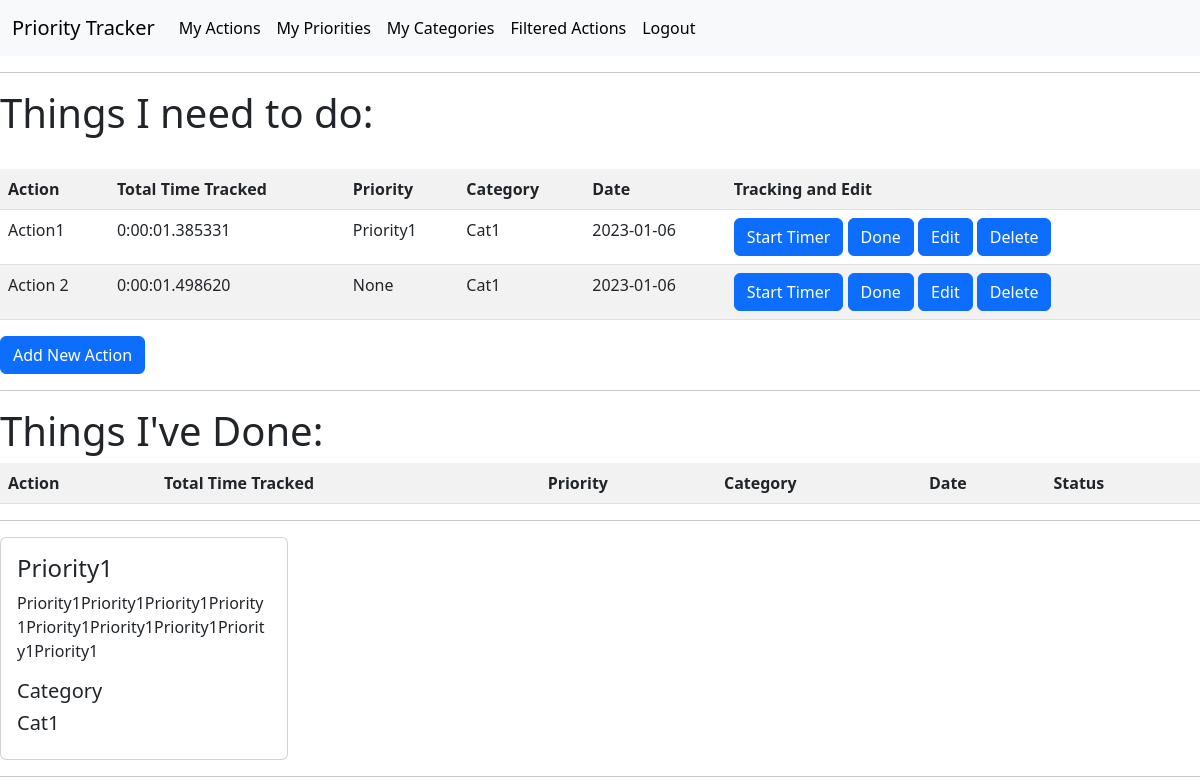
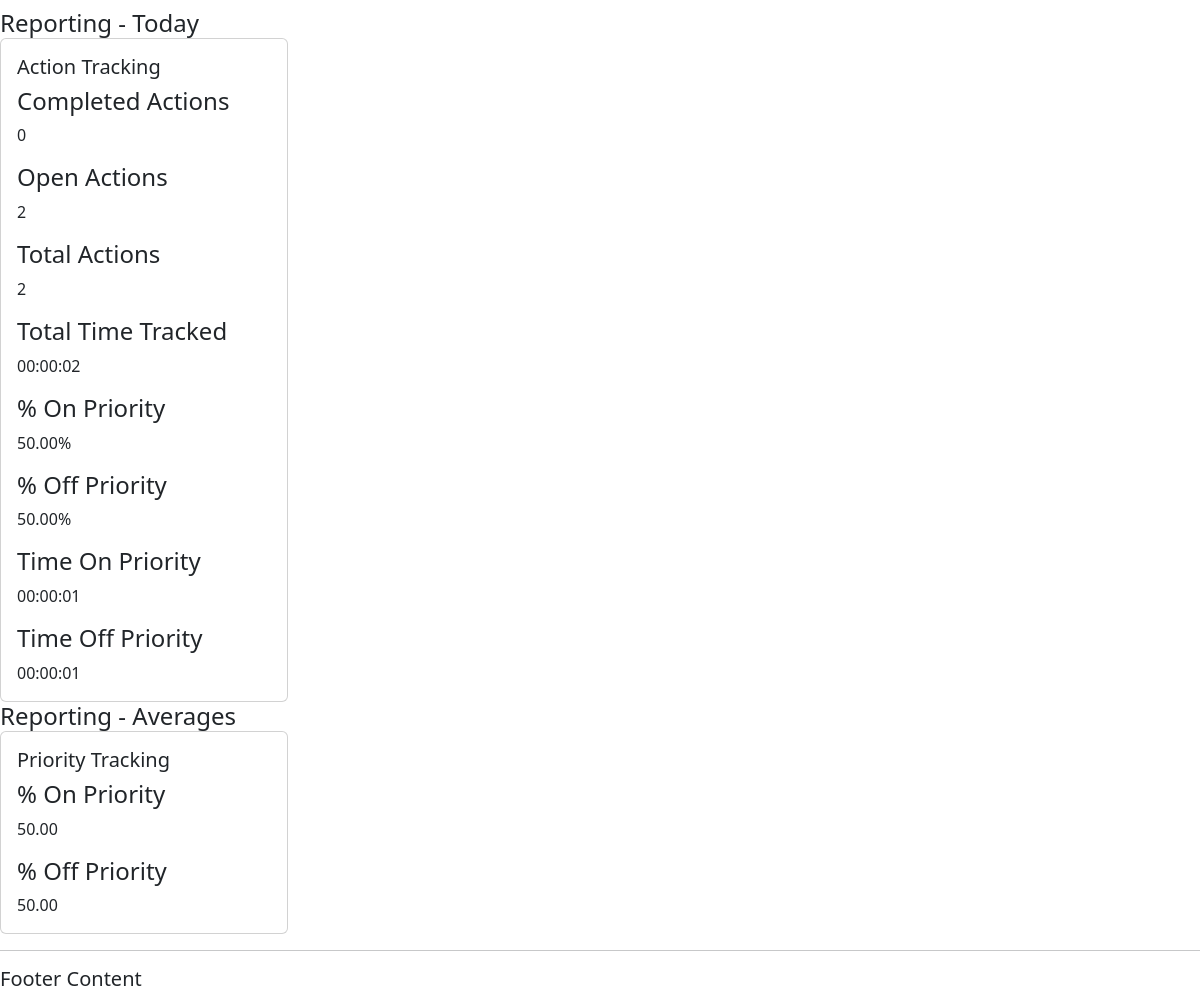
The page /actions/ (signed in) on the database its author committed (2 pictures, top to bottom).
### actions/models.py (models this page shows, shortened)
class Action(models.Model):
    title = models.CharField(max_length=50, null=False, blank=False)
    trackedTime = models.DurationField(null=True, blank=True)
    activeTrackedTime = models.DurationField(null=True, blank=True)
    trackedStart = models.DateTimeField(null=True, blank=True)
    trackedStop = models.DateTimeField(null=True, blank=True)
    doneStatus = models.BooleanField(null=False, blank=False, default=False)
    actionDate = models.DateField(auto_now_add=True)
    trackingStatus = models.BooleanField(null=False, blank=False, default=False)
    category = models.ForeignKey(
        Category, on_delete=models.CASCADE, null=True, blank=True)
    priority = models.ForeignKey(
        Priority, on_delete=models.CASCADE, null=True, blank=True)
    user = models.ForeignKey(
        settings.AUTH_USER_MODEL, on_delete=models.CASCADE, related_name="action", null=True)

class Priority(models.Model):
    title = models.CharField(max_length=50, null=False, blank=False)
    description = models.CharField(max_length=150)
    activeStatus = models.BooleanField(null=False, blank=False, default=True)
    category = models.ForeignKey(
        Category, on_delete=models.CASCADE, null=True, blank=True)
    user = models.ForeignKey(
        settings.AUTH_USER_MODEL, on_delete=models.CASCADE, related_name="priorities", null=True)
    def __str__(self):
        return str(self.title)

class Category(models.Model):
    title = models.CharField(max_length=50, null=False, blank=False)
    description = models.CharField(max_length=150)
    user = models.ForeignKey(
        settings.AUTH_USER_MODEL, on_delete=models.CASCADE, related_name="categories", null=True)
    def __str__(self):
        return str(self.title)

### actions/views.py (the view, shortened to what this page needs)
# urls.py: path('actions/', views.get_action_list, name='get_action_list'),
@login_required(login_url='login')
def get_action_list(request):
    query = date.today()
    completedActionsCount = completedActions(query)
    openActionsCount = openActions(query)
    totalActionsCount = totalActions(query)
    if totalActionsCount > 0:
        totalActionTime = trackedTime(query)
        totalSeconds = int(trackedSeconds(totalActionTime))
        convertedTrackedTime = trackedToday(totalSeconds)
        onPriorityCount = onPriorityActions(query)
        offPriorityCount = offPriorityActions(query)
        onPriorityTime = onPriorityTrackedTime(query)
        offPriorityTime = offPriorityTrackedTime(query)
        onPrioritySeconds = int(trackedSeconds(onPriorityTime))
        offPrioritySeconds = int(trackedSeconds(offPriorityTime))
        convertedOnPriorityTime = trackedToday(onPrioritySeconds)
        convertedOffPriorityTime = trackedToday(offPrioritySeconds)
        onPriorityPerc = onPriorityCalc(totalSeconds, onPrioritySeconds)
        offPriorityPerc = offPriorityCalc(totalSeconds, offPrioritySeconds)
        allTimeTracked = trackedTimeAll(query)
        allTimeSeconds = int(trackedSeconds(allTimeTracked))
        allTimeOnPriorityTracked = onPriorityTrackedAllTime(query)
        allTimeOffPriorityTracked = offPriorityTrackedAllTime(query)
        allTimeOnPrioritySeconds = int(trackedSeconds(allTimeOnPriorityTracked))
        allTimeOffPrioritySeconds = int(trackedSeconds(allTimeOffPriorityTracked))
        onPriorityPercAllTime = onPriorityCalc(allTimeSeconds, allTimeOnPrioritySeconds)
        offPriorityPercAllTime = offPriorityCalc(allTimeSeconds, allTimeOffPrioritySeconds)
    actions = Action.objects.all()
    filteredActions = Action.objects.filter(actionDate=query)
    priorities = Priority.objects.all()
    context = {
        "actions": actions,
        "query": query,
        "filteredActions": filteredActions,
        "priorities": priorities,
        "completedActionsCount": completedActionsCount,
        "openActionsCount": openActionsCount,
        "totalActionTime": totalActionTime,
        "totalActionsCount": totalActionsCount,
        "convertedTrackedTime": convertedTrackedTime,
        "onPriorityCount": onPriorityCount,
        "offPriorityCount": offPriorityCount,
        "onPriorityPerc": onPriorityPerc,
        "offPriorityPerc": offPriorityPerc,
        "onPriorityTime": onPriorityTime,
        "offPriorityTime": offPriorityTime,
        "onPrioritySeconds": onPrioritySeconds,
        "offPrioritySeconds": offPrioritySeconds,
        "convertedOnPriorityTime": convertedOnPriorityTime,
        "convertedOffPriorityTime": convertedOffPriorityTime,
        "allTimeTracked": allTimeTracked,
        "allTimeSeconds": allTimeSeconds,
        "allTimeOnPriorityTracked": allTimeOnPriorityTracked,
        "allTimeOffPriorityTracked": allTimeOffPriorityTracked,
        "onPriorityPercAllTime": onPriorityPercAllTime,
        "offPriorityPercAllTime": offPriorityPercAllTime
    }
    return render(request, 'actions/action_list.html', context)

### actions/views.py (called while the page is built)
def openActions(query):
    openActions = Action.objects.filter(doneStatus=False, actionDate=query).count()
    return openActions

def completedActions(query):
    completedActions = Action.objects.filter(doneStatus=True, actionDate=query).count()
    return completedActions

def totalActions(query):
    totalActions = Action.objects.filter(actionDate=query).count()
    return totalActions

def trackedTime(query):
    trackedTime = Action.objects.filter(actionDate=query).aggregate(Sum('trackedTime'))
    return trackedTime

def trackedSeconds(totalActionTime):
    time_dict = totalActionTime
    time = time_dict.get("trackedTime__sum")
    if time == None:
        trackedSeconds = 0
    else:
        trackedSeconds = totalActionTime['trackedTime__sum'].total_seconds()
    return trackedSeconds

def trackedToday(totalSeconds):
    seconds = totalSeconds
    minutes = seconds // 60
    hours = minutes // 60
    trackedToday = "%02d:%02d:%02d" % (hours, minutes % 60, seconds % 60)
    return trackedToday

def onPriorityActions(query):
    onPriorityActions = Action.objects.filter(actionDate=query).exclude(priority__isnull=True).count()
    return onPriorityActions

def offPriorityActions(query):
    offPriorityActions = Action.objects.filter(actionDate=query).exclude(priority__isnull=False).count()
    return offPriorityActions

def onPriorityCalc(totalSeconds, onPrioritySeconds):
    if totalSeconds == 0:
        onPriorityCalc = 0
    else:
        onPriorityCalc = (onPrioritySeconds * 100) / totalSeconds
    return onPriorityCalc

def offPriorityCalc(totalSeconds, offPrioritySeconds):
    if totalSeconds == 0:
        offPriorityCalc = 0
    else:
        offPriorityCalc = (offPrioritySeconds * 100) / totalSeconds
    return offPriorityCalc

def onPriorityTrackedTime(query):
    onPriorityTrackedTime = Action.objects.filter(actionDate=query).exclude(priority__isnull=True).aggregate(Sum('trackedTime'))
    return onPriorityTrackedTime

def offPriorityTrackedTime(query):
    offPriorityTrackedTime = Action.objects.filter(actionDate=query).exclude(priority__isnull=False).aggregate(Sum('trackedTime'))
    return offPriorityTrackedTime

def trackedTimeAll(query):
    trackedTimeAll = Action.objects.all().aggregate(Sum('trackedTime'))
    return trackedTimeAll

def onPriorityTrackedAllTime(query):
    onPriorityTrackedAllTime = Action.objects.all().exclude(priority__isnull=True).aggregate(Sum('trackedTime'))
    return onPriorityTrackedAllTime

### actions/templates/actions/action_list.html (shortened to what this page needs)
{% extends 'actions/main.html' %}
{% block content %}
<body>
    <h1>Things I need to do:</h1>
    <br>
    <table class="table table-striped">
        <tr>
            <th>Action</th>
            <th>Total Time Tracked</th>
            <th>Priority</th>
            <th>Category</th>
            <th>Date</th>
            <th>Tracking and Edit</th>
        </tr>
        {% for action in filteredActions %}
        {% if action.doneStatus == False %}
            <tr>
                <td>{{ action.title }}</td>
                <td>{{ action.trackedTime }}</td>
                <td>{{ action.priority }}</td>
                <td>{{ action.category }}</td>
                <td>{{ action.actionDate|date:"Y-m-d" }}</td>
                <td>
                {% if action.trackingStatus == False %}
                    <a class="btn btn-primary" role="button" href="{% url 'start_timer' action.id %}">Start Timer</a>
                {% endif %}
                    <a class="btn btn-primary" role="button" href="{% url 'complete_action' action.id %}">Done</a>
                    <a class="btn btn-primary" role="button" href="{% url 'update_action' action.id %}">Edit</a>
                    <a class="btn btn-primary" role="button" href="{% url 'delete_action' action.id %}">Delete</a>
                </td>
            </tr>
        {% endif %}
        {% empty %}
        <tr><td>You have nothing to do.</td></tr>
        {% endfor %}
    </table>
    <a class="btn btn-primary" role="button" href="/add-action/">Add New Action</a>
    <hr>
    <h1>Things I've Done:</h1>
    <table class="table table-striped">
        <tr>
            <th>Action</th>
            <th>Total Time Tracked</th>
            <th>Priority</th>
            <th>Category</th>
            <th>Date</th>
            <th>Status</th>
        </tr>
    </table>
    <hr>
    {% for priority in priorities %}
    {% if priority.activeStatus == True %}
    <div class="card" style="width: 18rem;">
        <div class="card-body">
          <h4 class="card-title">{{ priority.title }}</h4>
          <p class="card-text">{{ priority.description }}</p>
          <h5 class="card-title">Category</h5>
          <h5 class="card-title">{{ priority.category }}</h5>
        </div>
      </div>
    {% endif %}
    {% endfor %}
    <hr>
    <h4 class="card-title">Reporting - Today</h4>
    <div class="card" style="width: 18rem;">
        <div class="card-body">
            <h5 class="card-title">Action Tracking</h5>
          <h4 class="card-title">Completed Actions</h4>
          <p class="card-text">{{ completedActionsCount }}</p>
          <h4 class="card-title">Open Actions</h4>
          <p class="card-text">{{ openActionsCount }}</p>
          <h4 class="card-title">Total Actions</h4>
          <p class="card-text">{{ totalActionsCount }}</p>
          <h4 class="card-title">Total Time Tracked</h4>
          <p class="card-text">{{ convertedTrackedTime }}</p>
          <h4 class="card-title">% On Priority</h4>
          <p class="card-text">{{ onPriorityPerc|floatformat:2 }}%</p>
          <h4 class="card-title">% Off Priority</h4>
          <p class="card-text">{{ offPriorityPerc|floatformat:2 }}%</p>
          <h4 class="card-title">Time On Priority</h4>
          <p class="card-text">{{ convertedOnPriorityTime }}</p>
          <h4 class="card-title">Time Off Priority</h4>
          <p class="card-text">{{ convertedOffPriorityTime }}</p>
        </div>
      </div>
      <h4 class="card-title">Reporting - Averages</h4>
    <div class="card" style="width: 18rem;">
        <div class="card-body">
            <h5 class="card-title">Priority Tracking</h5>
          <h4 class="card-title">% On Priority</h4>
          <p class="card-text">{{ onPriorityPercAllTime|floatformat:2 }}</p>
          <h4 class="card-title">% Off Priority</h4>
          <p class="card-text">{{ offPriorityPercAllTime|floatformat:2 }}</p>
        </div>
      </div>
</body>
{% endblock %}

### rows shown on the page
Action: title "Action1", trackedTime "0:00:01.385331", priority "Priority1", category "Cat1", actionDate "2023-01-06", trackingStatus "Start Timer"
Action: title "Action 2", trackedTime "0:00:01.498620", priority "None", category "Cat1", actionDate "2023-01-06", trackingStatus "Start Timer"
Priority: title "Priority1", description "Priority1Priority1Priority1Priority1Priority1Priority1Priority1Priority1Priority1", category "Cat1"

### other values the page prints
{{ completedActionsCount }} "0"
{{ openActionsCount }} "2"
{{ totalActionsCount }} "2"
{{ convertedTrackedTime }} "00:00:02"
{{ onPriorityPerc|floatformat:2 }} "50.00"
{{ offPriorityPerc|floatformat:2 }} "50.00"
{{ convertedOnPriorityTime }} "00:00:01"
{{ convertedOffPriorityTime }} "00:00:01"
{{ onPriorityPercAllTime|floatformat:2 }} "50.00"
{{ offPriorityPercAllTime|floatformat:2 }} "50.00"
